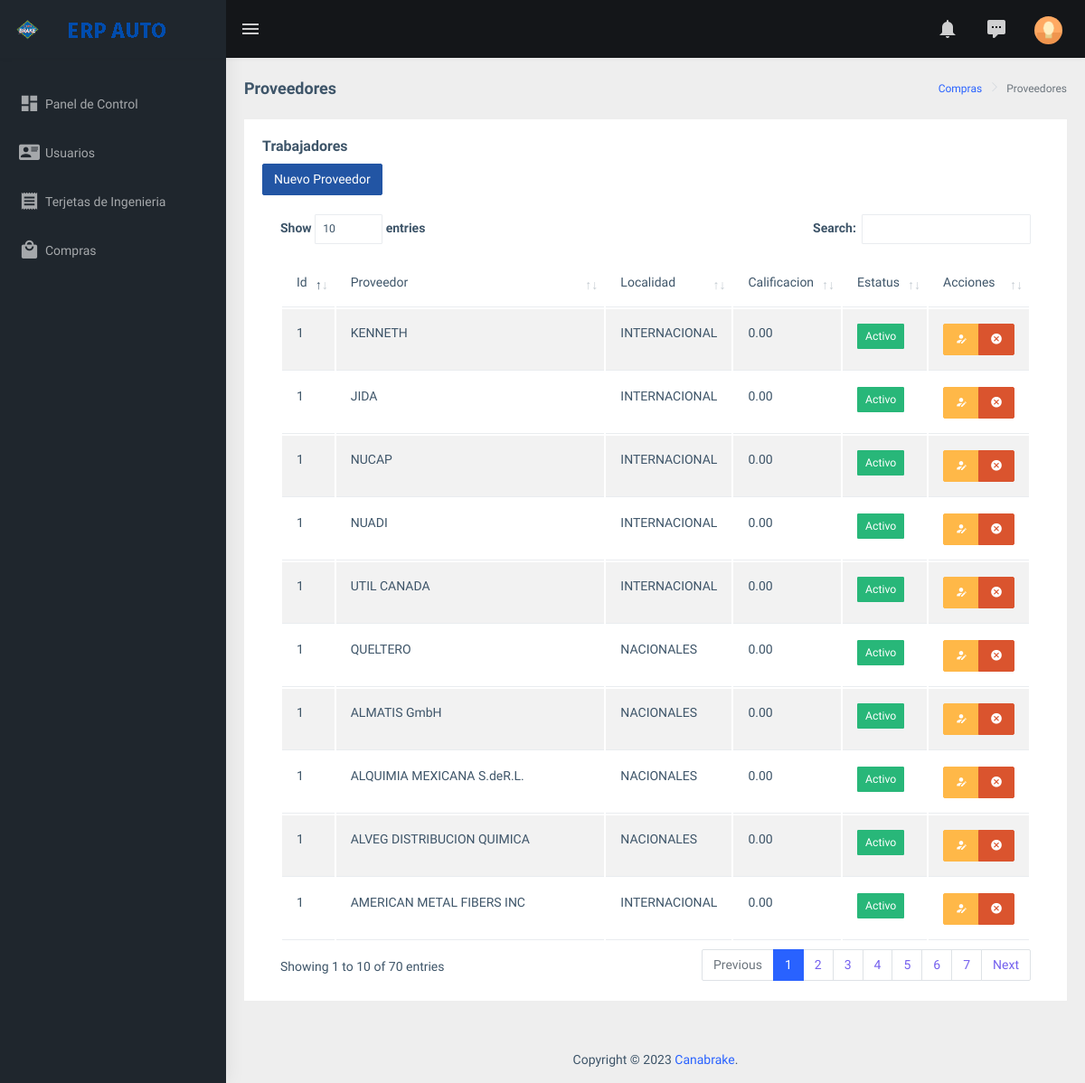
The page /comp_proveedores (signed in) on the database its author committed.
### tables this page shows
CREATE TABLE `preoveedores` (
  `id` int(11) NOT NULL,
  `proveedor` varchar(50) NOT NULL,
  `localidad` varchar(15) DEFAULT NULL,
  `gastoImportacion` decimal(12,3) DEFAULT NULL,
  `observaciones` text DEFAULT NULL,
  `calificacion` decimal(12,2) DEFAULT NULL,
  `idEstatus` int(11) NOT NULL
);

CREATE TABLE `estatus` (
  `id` int(11) NOT NULL,
  `estatus` varchar(50) NOT NULL,
  `tabla` varchar(40) NOT NULL,
  `descripcion` varchar(255) DEFAULT NULL
);

### controllers/plantilla.controller.php (called while the page is built)
<?php
class ControladorPlantilla{
    static public function ctrPlantilla(){
        include "views/plantilla.php";
    }
}
?>

### index.php (called while the page is built, shortened)
<?php
require_once "controllers/plantilla.controller.php";
require_once "controllers/usuarios.controller.php";
require_once "controllers/proveedores.controller.php";
require_once "models/proveedores.models.php";
$plantilla = new ControladorPlantilla();
$plantilla -> ctrPlantilla();

### controllers/proveedores.controller.php (called while the page is built)
<?php
class ControladorProveedores{
    static public function ctrMostrarProveedores($columna,$valor){
        $tabla = "preoveedores";
        $respuesta = ModeloProveedores::mdlMostrarProveedores($tabla, $columna, $valor);
        return $respuesta;
    }
}

### models/conexion.php (called while the page is built)
<?php
class Conexion
	{
		static public function conectar(){
			$con = new PDO("mysql:host=127.0.0.1;dbname=erp_auto",
			            "root",
			            "");
			$con->exec("set names utf8");
			return $con;
		}
	}

### models/proveedores.models.php (called while the page is built)
<?php
class ModeloProveedores{
    static public function mdlMostrarProveedores($tabla, $columna, $valor){
        if($columna != null){
            $stmt = Conexion::conectar()->prepare("");
            $stmt -> bindParam(":".$columna,$valor, PDO::PARAM_STR);
            $stmt -> execute();
            return $stmt -> fetch();
        }else{
            $stmt = Conexion::conectar()->prepare("SELECT PB.*, ES.estatus,ES.descripcion FROM $tabla PB JOIN estatus ES ON PB.idEstatus=ES.id;");
            $stmt -> execute();
            return $stmt -> fetchAll();
        }
    }
}

### views/modulos/comp_proveedores.php (the view)
<div class="page-breadcrumb">
        <div class="row">
            <div class="col-12 d-flex no-block align-items-center">
                <h4 class="page-title">Proveedores</h4>
                <div class="ms-auto text-end">
                    <nav aria-label="breadcrumb">
                        <ol class="breadcrumb">
                        <li class="breadcrumb-item"><a href="comp_inicio">Compras</a></li>
                        <li class="breadcrumb-item active" aria-current="page">Proveedores</li>
                        </ol>
                    </nav>
                </div>
            </div>
        </div>
    </div>
<div class="container-fluid">
    <div class="row">
        <div class="col-12">
            <div class="card">
                <div class="card-body">
                    <h5 class="card-title">
                        Trabajadores
                    </h5>
                    <button class="btn btn-info" id="btnAgregarNuevoProveedor">Nuevo Proveedor</button>
                    <br>
                    <br>
                    <div class="table-responsive">
                        <table class="tablas table table-striped  dataTable" style="width:100%" >
                            <thead>
                                <tr>
                                    <th>Id</th>
                                    <th>Proveedor</th>
                                    <th>Localidad</th>
                                    <th>Calificacion</th>
                                    <th>Estatus</th>
                                    <th>Acciones</th>
                                </tr>
                            </thead>
                            <tbody>
                                <?php
                                $columna = null;
                                $valor =  null;
                                $Porveedores = ControladorProveedores::ctrMostrarProveedores($columna,$valor);
                                foreach($Porveedores as $key =>$value){
                                    echo '
                                    <tr>
                                        <td>1</td>
                                        <td>'.$value["proveedor"].'</td>
                                        <td>'.$value["localidad"].'</td>
                                        <td>'.$value["calificacion"].'</td>';
                                        if($value["estatus"] == "Activo"){
                                            echo '<td><button type="button" class="btn btn-success btn-sm text-white">'.$value["estatus"].'</button></td>';
                                        }else{
                                            echo '<td><button type="button" class="btn btn-danger btn-sm text-white">'.$value["estatus"].'</button></td>';
                                        }
                                        echo'
                                        <td>
                                            <div class="btn-group">
                                                <button type="button" data-bs-toggle="modal" data-bs-target="#modalEditarPorveedor" class="btn btn-warning btnEditarPorveedor" idPorveedor="'.$value["id"].'"><i class="mdi mdi-account-edit" ></i></button>
                                                <button type="button" class="btn btn-danger btnEliminarPorveedor" idPorveedor="'.$value["id"].'"><i class="mdi mdi-close-circle"></i></button>
                                            </div>
                                        </td>
                                    </tr>';
                                }
                                ?>
                            </tbody>
                        </table>
                    </div>
                </div>
            </div>
        </div>
    </div>
</div>

### rows shown on the page
preoveedores: proveedor "KENNETH", localidad "INTERNACIONAL", calificacion "0.00", idEstatus.estatus "Activo"
preoveedores: proveedor "JIDA", localidad "INTERNACIONAL", calificacion "0.00", idEstatus.estatus "Activo"
preoveedores: proveedor "NUCAP", localidad "INTERNACIONAL", calificacion "0.00", idEstatus.estatus "Activo"
preoveedores: proveedor "NUADI", localidad "INTERNACIONAL", calificacion "0.00", idEstatus.estatus "Activo"
preoveedores: proveedor "UTIL CANADA", localidad "INTERNACIONAL", calificacion "0.00", idEstatus.estatus "Activo"
preoveedores: proveedor "QUELTERO", localidad "NACIONALES", calificacion "0.00", idEstatus.estatus "Activo"
preoveedores: proveedor "ALMATIS GmbH", localidad "NACIONALES", calificacion "0.00", idEstatus.estatus "Activo"
preoveedores: proveedor "ALQUIMIA MEXICANA S.deR.L.", localidad "NACIONALES", calificacion "0.00", idEstatus.estatus "Activo"
preoveedores: proveedor "ALVEG DISTRIBUCION QUIMICA", localidad "NACIONALES", calificacion "0.00", idEstatus.estatus "Activo"
preoveedores: proveedor "AMERICAN METAL FIBERS INC", localidad "INTERNACIONAL", calificacion "0.00", idEstatus.estatus "Activo"
